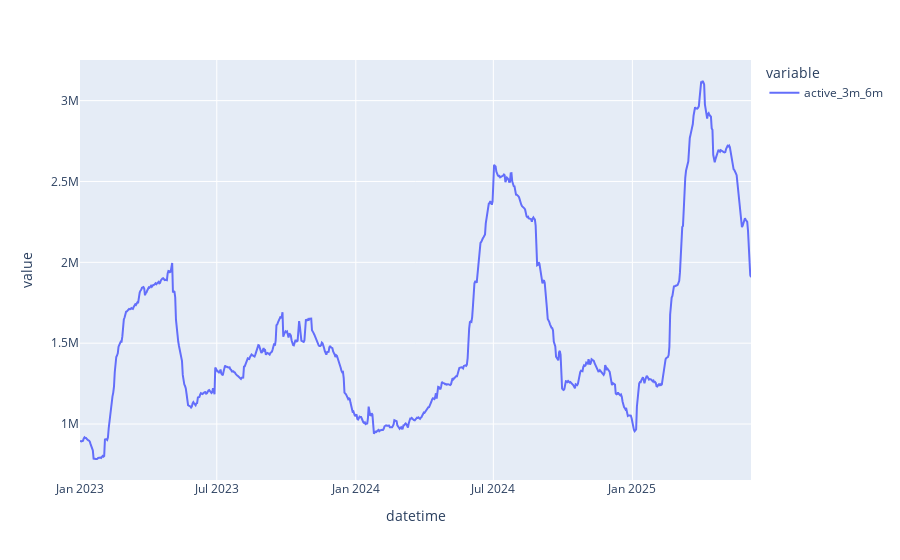

Notebook source saved alongside this figure:
### Code cell
px.line(factor_data_1d)

### Figure 1 — Plotly figure (JSON) as saved in the notebook; plotly's stock layout.template omitted (floating-point values rounded to 4 significant figures; data arrays with more than 128 entries replaced by an {"elided": "..."} marker saying what was removed)
{"data": [{"hovertemplate": "variable=active_3m_6m<br>datetime=%{x}<br>value=%{y}<extra></extra>", "legendgroup": "active_3m_6m", "line": {"color": "#636efa", "dash": "solid"}, "marker": {"symbol": "circle"}, "mode": "lines", "name": "active_3m_6m", "orientation": "v", "showlegend": true, "type": "scatter", "x": {"elided": "889 str values"}, "xaxis": "x", "y": {"elided": "889 float values"}, "yaxis": "y"}], "layout": {"legend": {"title": {"text": "variable"}, "tracegroupgap": 0}, "margin": {"t": 60}, "xaxis": {"anchor": "y", "domain": [0, 1], "title": {"text": "datetime"}}, "yaxis": {"anchor": "x", "domain": [0, 1], "title": {"text": "value"}}}}
